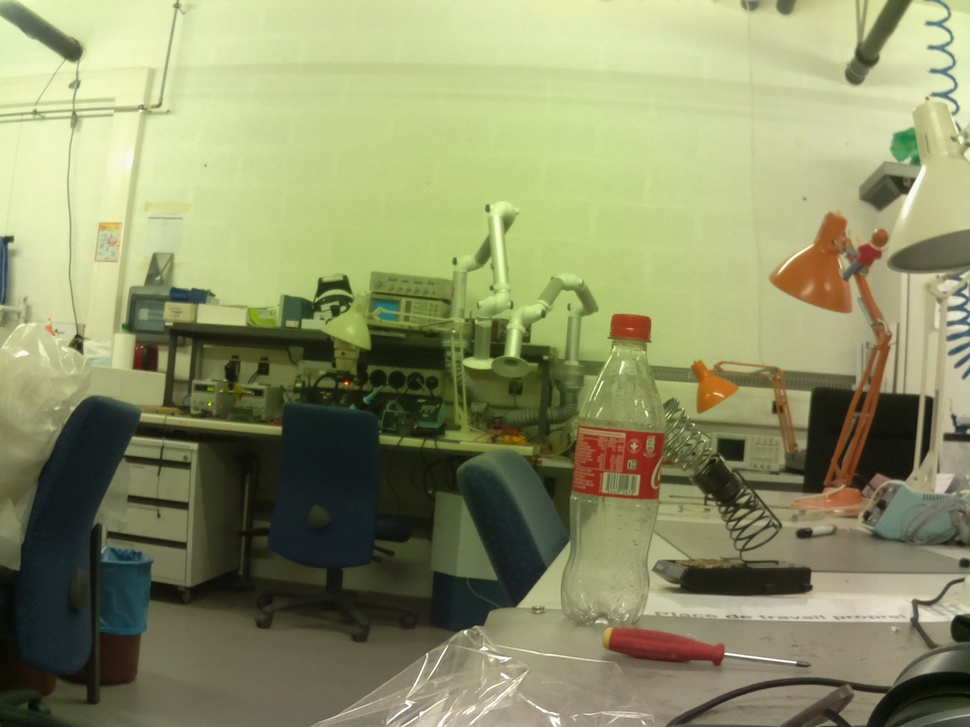
#> input picture test_IP/picture.jpg, 970 x 727 px, shrunk from 2592 x 1944 before the run
$ python edge_detect.py
#> lines starting #> are read from the running program, lines starting #| are printed output that depends on the picture
import cv2
import numpy as np

img = cv2.imread('picture.jpg',0)
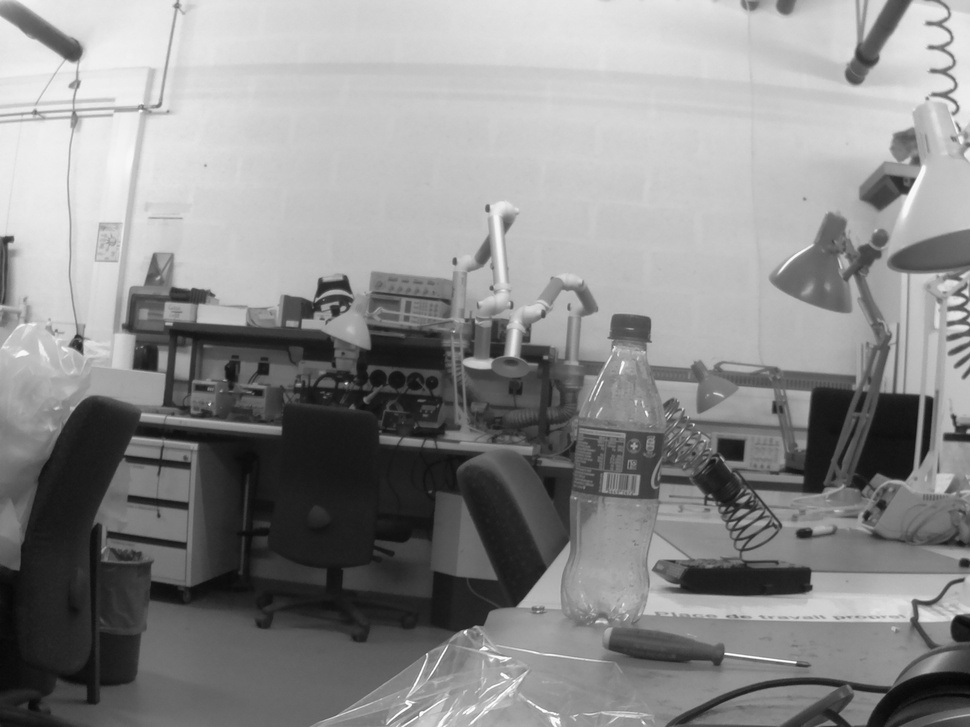
#> img: shape (727, 970); min 4, max 255, mean 139.2
edges = cv2.Canny(img,100,200)
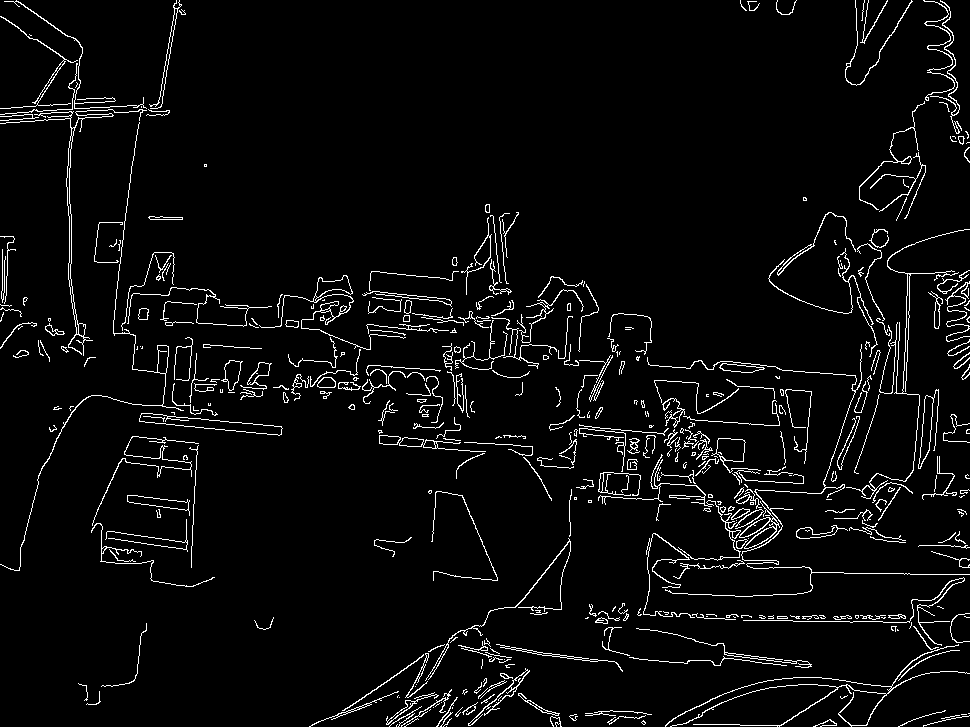
#> edges: shape (727, 970); 4.3% white in thin lines or dots

cv2.imwrite("edges_detect.jpg", edges)
